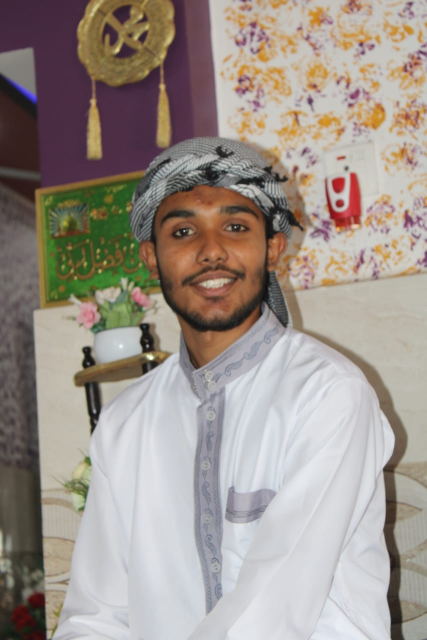
#> input picture pictures/IMG-20240506-WA0015.jpg, 853 x 1280 px, found by its file name (shown at 1/2 size)
$ python Day_21.py
#> lines starting #> are read from the running program, lines starting #| are printed output that depends on the picture
import cv2 as cv
import numpy as np

img = cv.imread(r'pictures\IMG-20240506-WA0015.jpg')
#> img is the input picture: shape (1280, 853, 3); mean B, G, R 140.7, 148.1, 158

# resizing
resized = cv.resize(img, (600, 600), interpolation = cv.INTER_AREA) # kam dimension ma inter-area or iner-linear badi ma inter-cubic
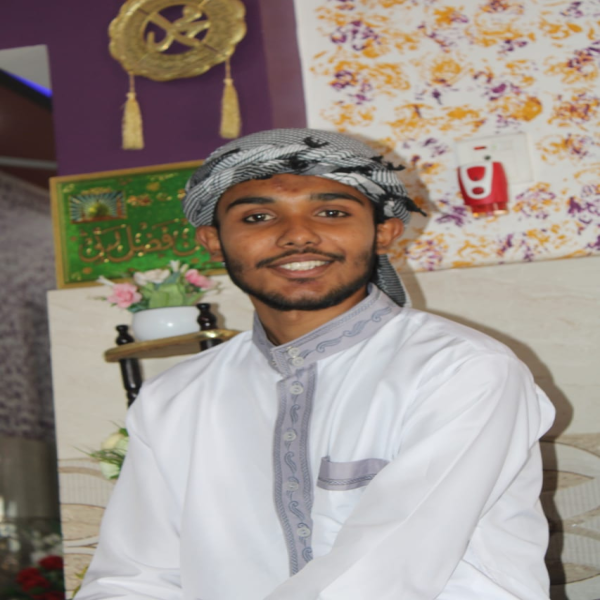
#> resized: shape (600, 600, 3); mean B, G, R 140.7, 148.1, 158
# cv.imshow('Resized', resized)


# flipping
flip = cv.flip(resized, -1) # 1 for horizontal flip 0 for vertical flip and for both -1
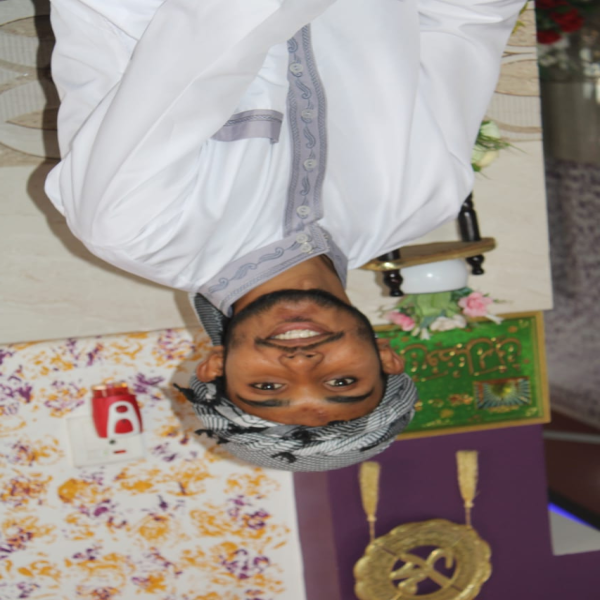
#> flip: shape (600, 600, 3); mean B, G, R 140.7, 148.1, 158
# [19 lines of commented-out code are left out]
def rotate(img, angle , rotpoint = None):
#> called with angle = -45, rotpoint = (200, 100)
    (height , width) = img.shape[:2] # accessing the whole picture through slicing
#> height = 1280; width = 853

    if rotpoint is None:
        rotpoint = (width // 2, height // 2)

    rot_mat = cv.getRotationMatrix2D(rotpoint , angle, 1.0)
    dimension = (width, height)
#> dimension = (853, 1280)
    return cv.warpAffine(img, rot_mat , dimension)
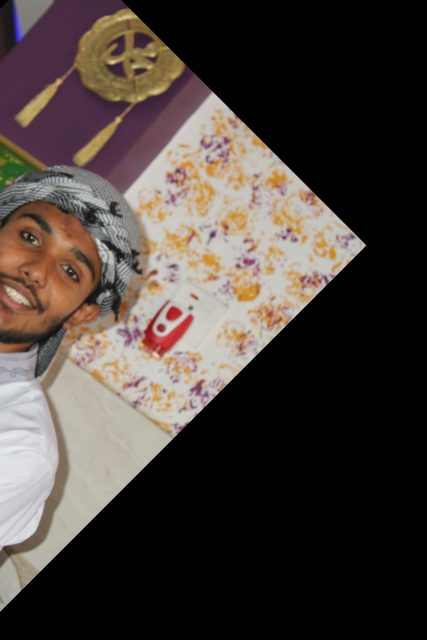
#> returned value: shape (1280, 853, 3) (shown at 1/2 size); mean of channels 0, 1, 2 58.8, 63.7, 72.4; drawn as B, G, R

rotated = rotate(img , -45, (200,100) )
cv.imshow('Original Image', img)
cv.imshow('Rotated Image', rotated)


cv.waitKey(0)

$ run again, with pictures/IMG-20230721-WA0025.jpg copied over pictures/IMG-20240506-WA0015.jpg
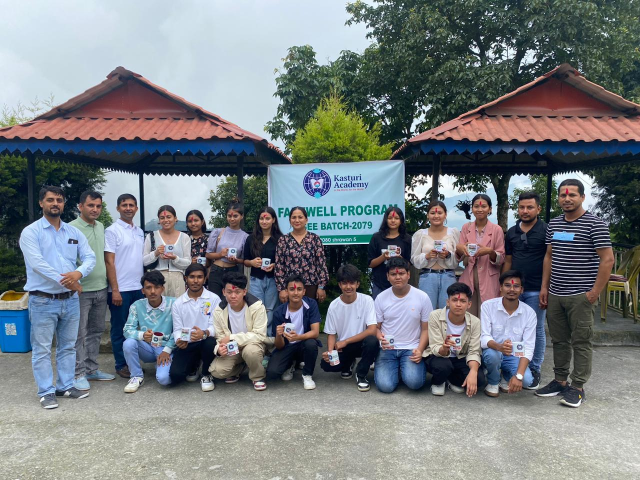
#> input picture pictures/IMG-20230721-WA0025.jpg, 1280 x 960 px, found by its file name (shown at 1/2 size)
#> img is the input picture: shape (960, 1280, 3); mean B, G, R 128.9, 125.5, 120.5
#> `flip = cv.flip(resized, -1)`:
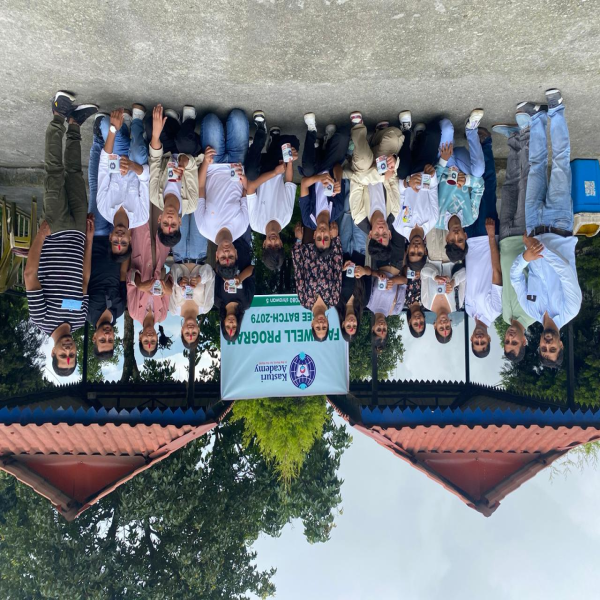
#> flip: shape (600, 600, 3); mean B, G, R 128.9, 125.5, 120.5
#> in rotate, `return cv.warpAffine(img, rot_mat , dimension)`:
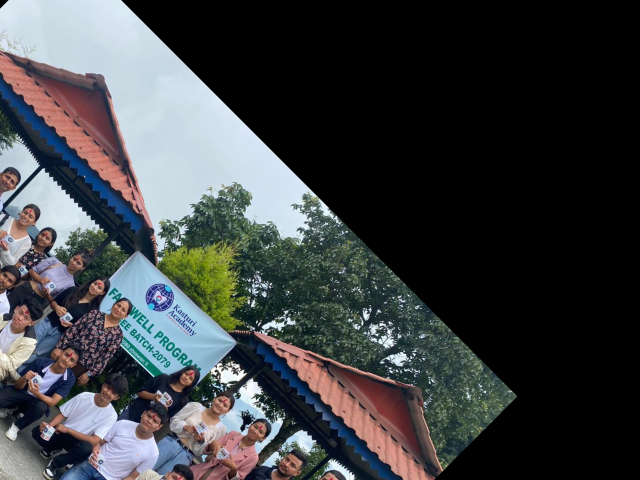
#> returned value: shape (960, 1280, 3) (shown at 1/2 size); mean of channels 0, 1, 2 66.3, 64.2, 61.4; drawn as B, G, R

$ run again, with pictures/IMG_20230706_204934_067.jpg copied over pictures/IMG-20240506-WA0015.jpg
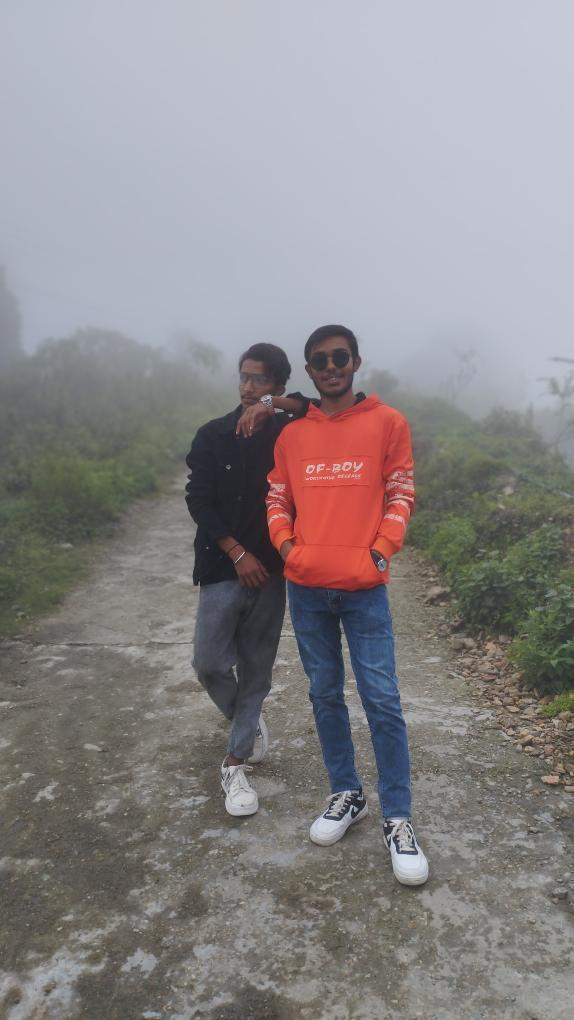
#> input picture pictures/IMG_20230706_204934_067.jpg, 574 x 1020 px, found by its file name
#> img is the input picture: shape (1020, 574, 3); mean B, G, R 137.1, 135.1, 138.6
#> `flip = cv.flip(resized, -1)`:
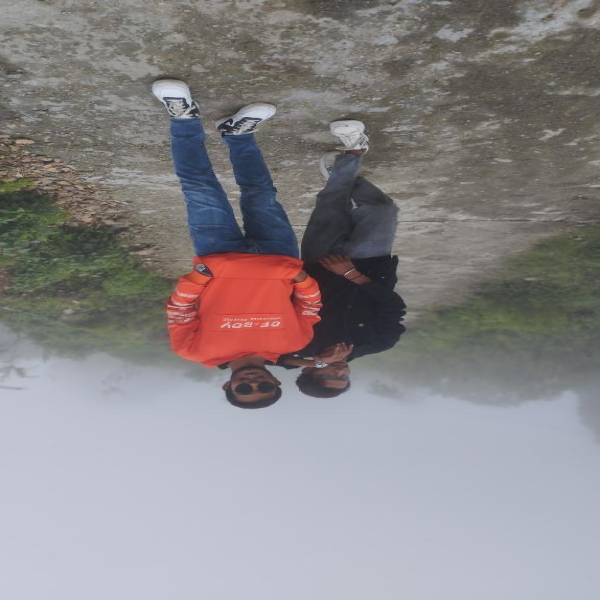
#> flip: shape (600, 600, 3); mean B, G, R 137, 135, 138.5
#> in rotate, `return cv.warpAffine(img, rot_mat , dimension)`:
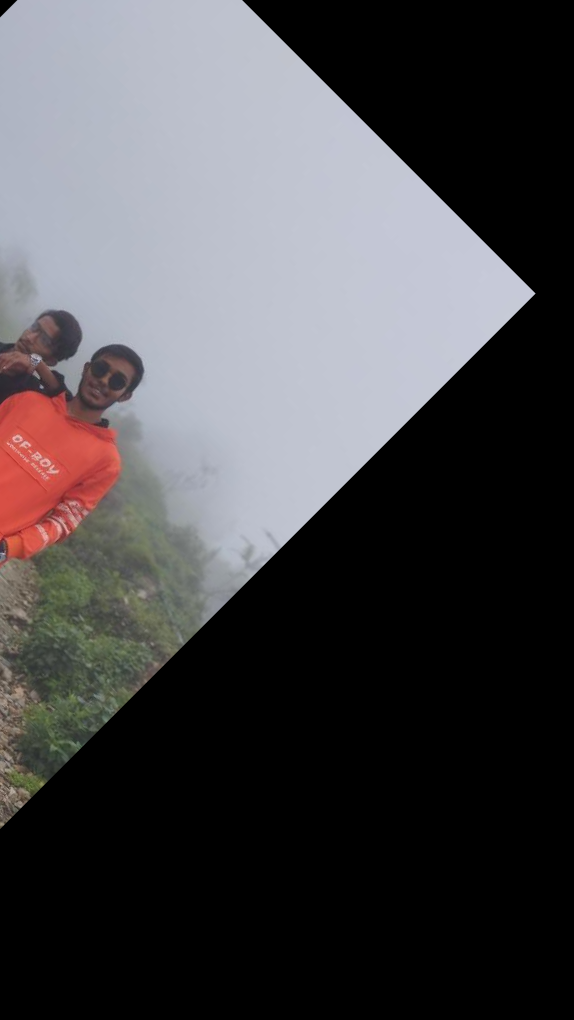
#> returned value: shape (1020, 574, 3); mean of channels 0, 1, 2 75.1, 72.2, 73.8; drawn as B, G, R

$ run again, with pictures/IMG_20230708_175738.jpg copied over pictures/IMG-20240506-WA0015.jpg
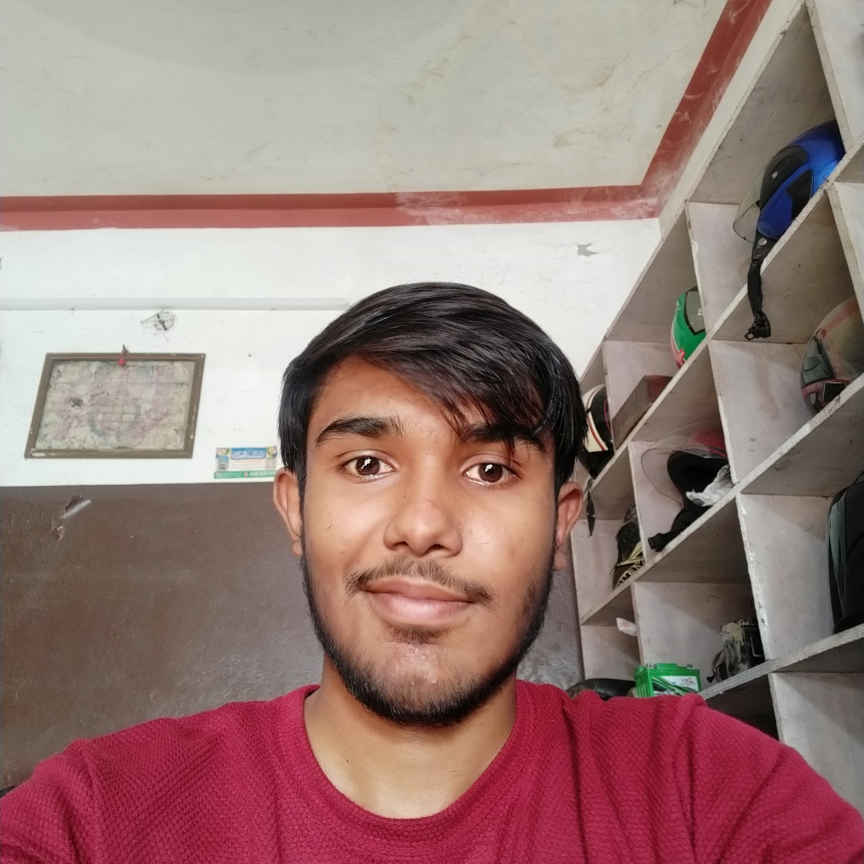
#> input picture pictures/IMG_20230708_175738.jpg, 3455 x 3455 px, found by its file name (shown at 1/4 size)
#> img is the input picture: shape (3455, 3455, 3); mean B, G, R 119.8, 124.2, 153.3
#> `flip = cv.flip(resized, -1)`:
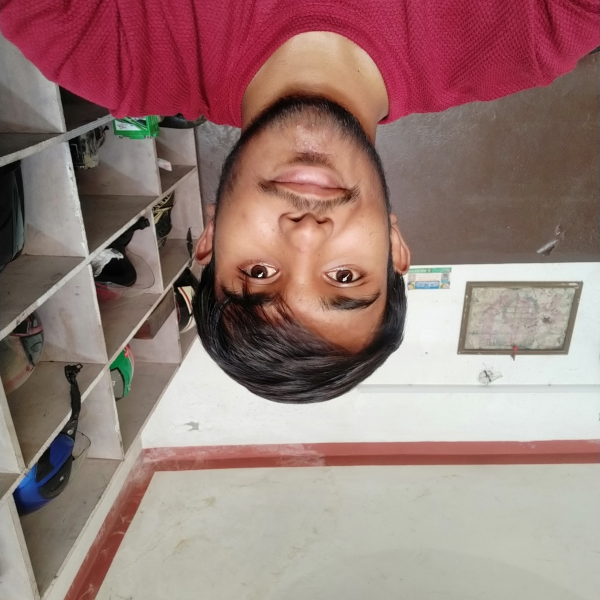
#> flip: shape (600, 600, 3); mean B, G, R 119.8, 124.2, 153.3
#> in rotate, `return cv.warpAffine(img, rot_mat , dimension)`:
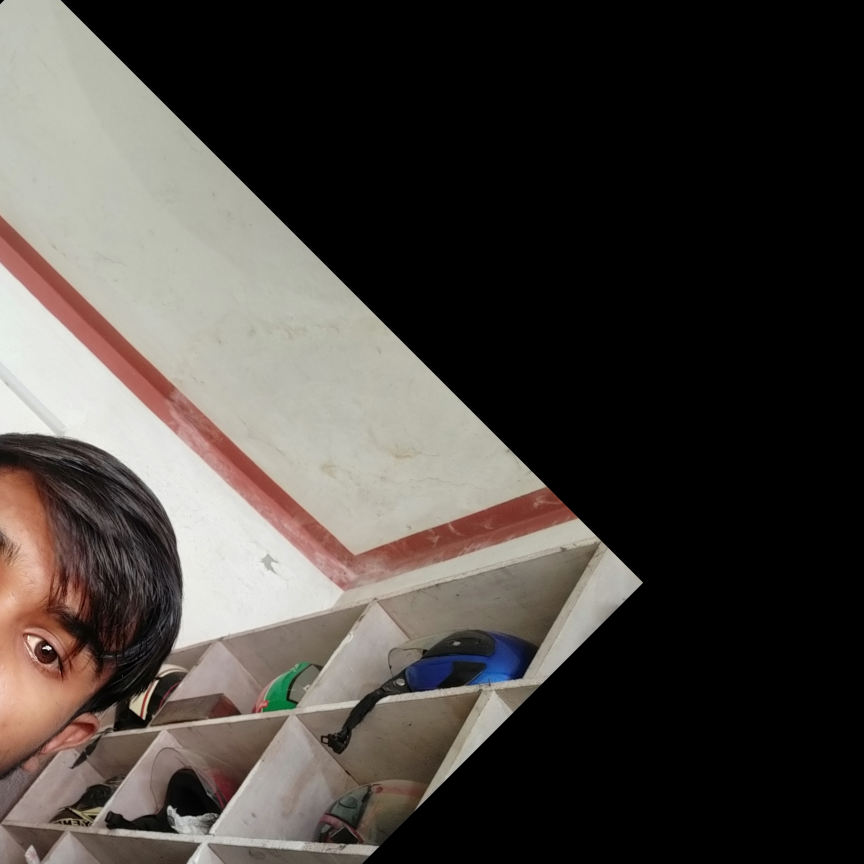
#> returned value: shape (3455, 3455, 3) (shown at 1/4 size); mean of channels 0, 1, 2 62.6, 67, 72.3; drawn as B, G, R
